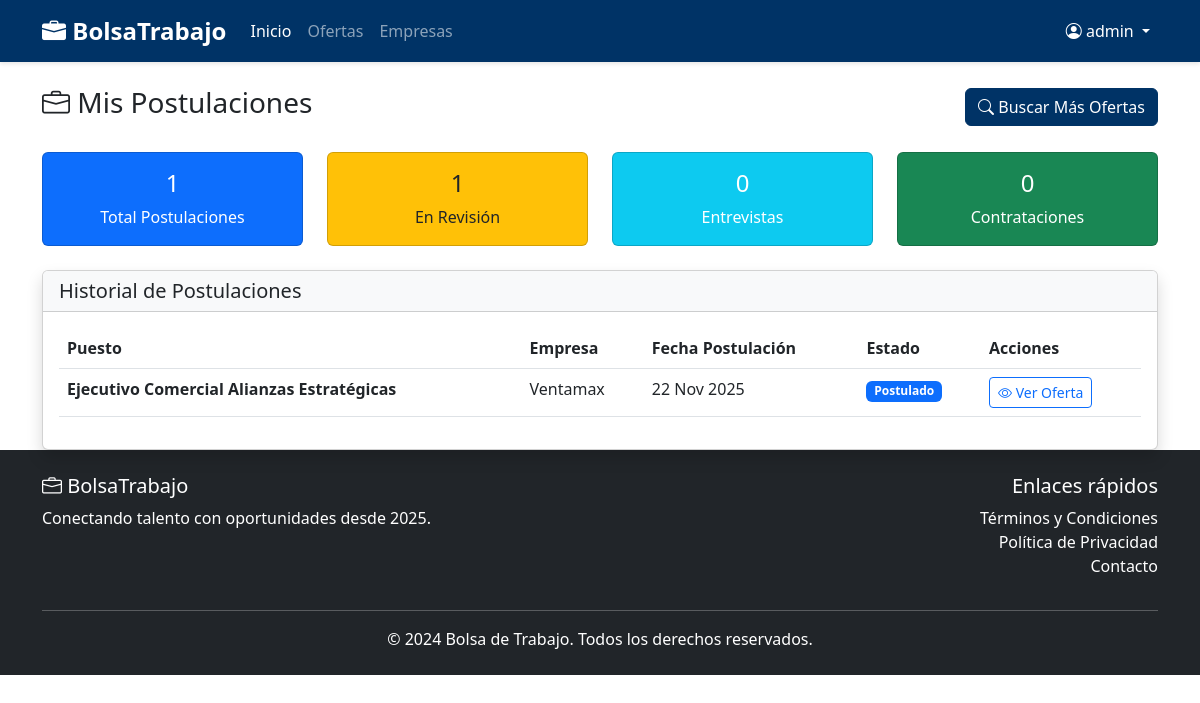
The app's page /applications/my-applications/ (signed in) with its own data.
### users/models.py (models this page shows, shortened)
class User(AbstractUser):
    ROLE_CHOICES = (
        ('candidate', 'Candidato'),
        ('company', 'Empresa'),
        ('admin', 'Administrador'),
    )
    role = models.CharField(max_length=20, choices=ROLE_CHOICES, default='candidate')
    phone = models.CharField(max_length=15, blank=True)
    address = models.TextField(blank=True)
    created_at = models.DateTimeField(auto_now_add=True)

class Company(models.Model):
    user = models.OneToOneField(User, on_delete=models.CASCADE)
    company_name = models.CharField(max_length=100)
    description = models.TextField(blank=True)
    contact_email = models.EmailField()
    website = models.URLField(blank=True)
    logo = models.ImageField(upload_to='company_logos/', blank=True, null=True)

### applications/models.py (models this page shows, shortened)
class Application(models.Model):
    STATUS_CHOICES = (
        ('applied', 'Postulado'),
        ('review', 'En Revisión'),
        ('interview', 'Entrevista'),
        ('rejected', 'Rechazado'),
        ('hired', 'Contratado'),
    )
    candidate = models.ForeignKey(Candidate, on_delete=models.CASCADE)
    job_offer = models.ForeignKey(JobOffer, on_delete=models.CASCADE)
    status = models.CharField(max_length=20, choices=STATUS_CHOICES, default='applied')
    applied_date = models.DateTimeField(auto_now_add=True)
    cover_letter = models.TextField(blank=True)
    class Meta:
        unique_together = ['candidate', 'job_offer']

### jobs/models.py (models this page shows, shortened)
class JobOffer(models.Model):
    CONTRACT_TYPES = (
        ('full_time', 'Tiempo Completo'),
        ('part_time', 'Medio Tiempo'),
        ('freelance', 'Freelance'),
        ('internship', 'Pasantía'),
    )
    company = models.ForeignKey(Company, on_delete=models.CASCADE)
    title = models.CharField(max_length=200)
    description = models.TextField()
    requirements = models.TextField()
    contract_type = models.CharField(max_length=20, choices=CONTRACT_TYPES)
    location = models.CharField(max_length=100)
    salary = models.DecimalField(max_digits=10, decimal_places=2, blank=True, null=True)
    is_active = models.BooleanField(default=True)
    created_at = models.DateTimeField(auto_now_add=True)
    updated_at = models.DateTimeField(auto_now=True)

### applications/views.py (the view)
# urls.py: path('my-applications/', views.my_applications, name='my_applications'),
@login_required
def my_applications(request):
    if not hasattr(request.user, 'candidate'):
        messages.error(request, 'Acceso denegado.')
        return redirect('home')
    applications = Application.objects.filter(candidate=request.user.candidate).select_related('job_offer__company')
    return render(request, 'applications/my_applications.html', {'applications': applications})

### templates/applications/my_applications.html (shortened to what this page needs)
{% extends 'base.html' %}
{% block content %}
<div class="container mt-4">
    <div class="row">
        <div class="col-12">
            <div class="d-flex justify-content-between align-items-center mb-4">
                <h1 class="h3">
                    <i class="bi bi-briefcase"></i> Mis Postulaciones
                </h1>
                <a href="{% url 'job_list' %}" class="btn btn-primary">
                    <i class="bi bi-search"></i> Buscar Más Ofertas
                </a>
            </div>
        </div>
    </div>
    <div class="row mb-4">
        <div class="col-md-3">
            <div class="card bg-primary text-white">
                <div class="card-body text-center">
                    <h4>{{ applications.count }}</h4>
                    <p class="mb-0">Total Postulaciones</p>
                </div>
            </div>
        </div>
        <div class="col-md-3">
            <div class="card bg-warning text-dark">
                <div class="card-body text-center">
                    <h4>{{ applications|length }}</h4>
                    <p class="mb-0">En Revisión</p>
                </div>
            </div>
        </div>
        <div class="col-md-3">
            <div class="card bg-info text-white">
                <div class="card-body text-center">
                    <h4>0</h4>
                    <p class="mb-0">Entrevistas</p>
                </div>
            </div>
        </div>
        <div class="col-md-3">
            <div class="card bg-success text-white">
                <div class="card-body text-center">
                    <h4>0</h4>
                    <p class="mb-0">Contrataciones</p>
                </div>
            </div>
        </div>
    </div>
    <div class="card shadow">
        <div class="card-header bg-light">
            <h5 class="mb-0">Historial de Postulaciones</h5>
        </div>
        <div class="card-body">
            {% if applications %}
            <div class="table-responsive">
                <table class="table table-hover">
                    <thead>
                        <tr>
                            <th>Puesto</th>
                            <th>Empresa</th>
                            <th>Fecha Postulación</th>
                            <th>Estado</th>
                            <th>Acciones</th>
                        </tr>
                    </thead>
                    <tbody>
                        {% for app in applications %}
                        <tr>
                            <td>
                                <strong>{{ app.job_offer.title }}</strong>
                            </td>
                            <td>{{ app.job_offer.company.company_name }}</td>
                            <td>{{ app.applied_date|date:"d M Y" }}</td>
                            <td>
                                <span class="badge
                                    {% if app.status == 'applied' %}bg-primary
                                    {% elif app.status == 'review' %}bg-warning text-dark
                                    {% elif app.status == 'interview' %}bg-info
                                    {% elif app.status == 'rejected' %}bg-danger
                                    {% else %}bg-success{% endif %}">
                                    {{ app.get_status_display }}
                                </span>
                            </td>
                            <td>
                                <a href="{% url 'job_detail' app.job_offer.id %}" class="btn btn-sm btn-outline-primary">
                                    <i class="bi bi-eye"></i> Ver Oferta
                                </a>
                            </td>
                        </tr>
                        {% endfor %}
                    </tbody>
                </table>
            </div>
            {% endif %}
        </div>
    </div>
</div>
{% endblock %}

### templates/base.html (shortened to what this page needs)
<!DOCTYPE html>
<html lang="es">
<head>
    <link href="https://cdn.jsdelivr.net/npm/bootstrap@5.3.0/dist/css/bootstrap.min.css" rel="stylesheet">
    <link rel="stylesheet" href="https://cdn.jsdelivr.net/npm/bootstrap-icons@1.10.0/font/bootstrap-icons.css">
</head>
<body>
    <nav class="navbar navbar-expand-lg navbar-dark" style="background-color: #003366;">
        <div class="container">
            <a class="navbar-brand" href="{% url 'home' %}">
                <i class="bi bi-briefcase-fill"></i> BolsaTrabajo
            </a>
            <div class="collapse navbar-collapse" id="navbarNav">
                <ul class="navbar-nav me-auto">
                    <li class="nav-item">
                        <a class="nav-link active" href="{% url 'home' %}">Inicio</a>
                    </li>
                    <li class="nav-item">
                        <a class="nav-link" href="{% url 'job_list' %}">Ofertas</a>
                    </li>
                    <li class="nav-item">
                        <a class="nav-link" href="{% url 'company_list' %}">Empresas</a>
                    </li>
                </ul>
                <div class="navbar-nav">
    {% if user.is_authenticated %}
        <div class="nav-item dropdown">
            <a class="nav-link dropdown-toggle text-white" href="#" role="button" data-bs-toggle="dropdown">
                <i class="bi bi-person-circle"></i> {{ user.username }}
            </a>
        </div>
    {% endif %}
                </div>
            </div>
        </div>
    </nav>
    <main>
        {% block content %}
        {% endblock %}
    </main>
    <footer class="bg-dark text-white py-4 footer">
        <div class="container">
            <div class="row">
                <div class="col-md-6">
                    <h5><i class="bi bi-briefcase"></i> BolsaTrabajo</h5>
                    <p>Conectando talento con oportunidades desde 2025.</p>
                </div>
                <div class="col-md-6 text-md-end">
                    <h5>Enlaces rápidos</h5>
                    <ul class="list-unstyled">
                        <li><a href="#" class="text-white text-decoration-none">Términos y Condiciones</a></li>
                        <li><a href="#" class="text-white text-decoration-none">Política de Privacidad</a></li>
                        <li><a href="#" class="text-white text-decoration-none">Contacto</a></li>
                    </ul>
                </div>
            </div>
            <hr class="my-3">
            <div class="text-center">
                <p class="mb-0">&copy; 2024 Bolsa de Trabajo. Todos los derechos reservados.</p>
            </div>
        </div>
    </footer>
</body>
</html>

### templates/base.html (style rules this page uses)
.navbar-brand { font-weight: 600; font-size: 1.5rem; }
.btn-primary { background-color: #003366; border-color: #003366; font-weight: 500; }
.navbar { box-shadow: 0 2px 4px rgba(0,0,0,0.1); }
.footer { margin-top: auto; }

### records on screen
User: username "admin"
Application: job_offer "Ejecutivo Comercial Alianzas Estratégicas", job_offer.company.company_name "Ventamax", applied_date "22 Nov 2025", status "Postulado"

### other values on screen
{{ applications.count }} "1"
{{ applications|length }} "1"
